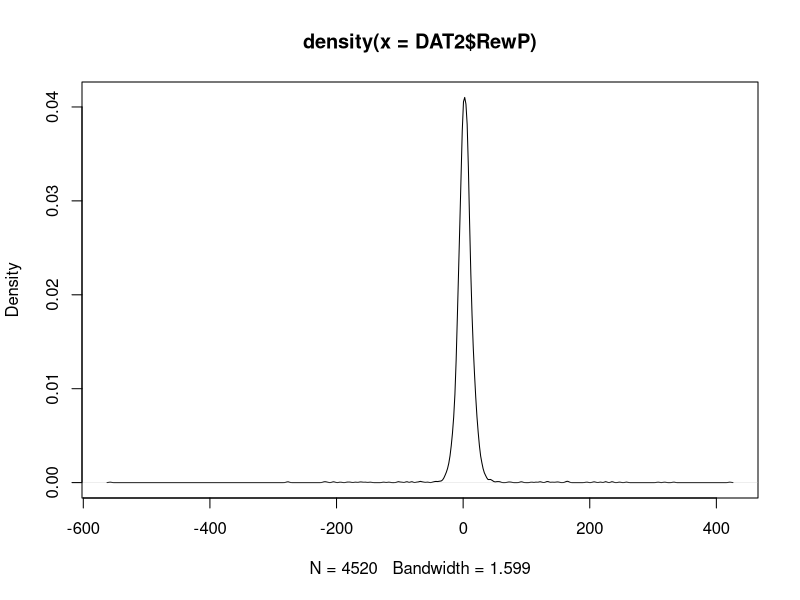
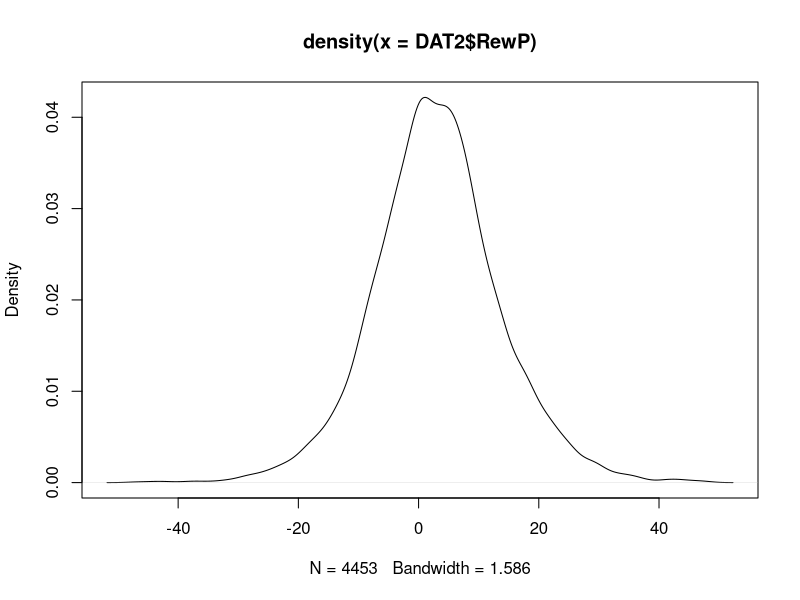

The R script that drew these images, in order: (Note: this script raises an error after producing the figures.)
# Keith Lohse
# Date: 2019-06-25

## Opening libraries -----------------------------------------------------------
library("ggplot2"); library("lme4"); library("lmerTest");library("dplyr");
library("car")

# if you do not already have these libraries installed, you will need to run:
# install.packages("ggplot2"); install.packages("lme4"); install.packages("lmerTest");
# install.packages("dplyr"); install.packages("car")

## Set working Directory ------------------------------------------------
getwd()

setwd("~/GitHub/cat_learn/")
getwd()

# let's see what is in the data folder
list.files()


##  Create a new smaller dataframe, REST, PRE, PRAC ----------------------------
DATA <- read.csv("./data_MASTER.csv", 
                 header = TRUE, sep=",",na.strings=c("","NA"))
head(DATA)

DATA$trial.c<-(DATA$trial-mean(DATA$trial))/10 #1-unit change = 10 trials
DATA$stim_cat<-factor(DATA$stim_cat)
DATA$resp_cat<-factor(DATA$resp_cat)
DATA$next_resp_same_cat<-factor(DATA$next_resp_same_cat)
DATA$prev_resp_same_cat<-factor(DATA$prev_resp_same_cat)

# Removing NAs for missed responses (1 exclusion)
DAT2<-subset(DATA, correct != "NA")
# Removing NAs for artifact rejection in the RewP (92 exclusions)
DAT2<-subset(DAT2, RewP != "NA")

## Removing statistical outliers in the data -----------------------------------
# Removing RewP Outliers ----
summary(DAT2$RewP)
sd(DAT2$RewP)
quantile(DAT2$RewP, c(0.0005,0.50,0.9995))
plot(density(DAT2$RewP))

DAT2<-subset(DAT2, RewP >= -50)
DAT2<-subset(DAT2, RewP <= 50)
plot(density(DAT2$RewP))


## Merging the acquistion data with the learning data --------------------------
LEARN <- read.csv("./data_POST_AVE.csv", 
                 header = TRUE, sep=",",na.strings=c("","NA"))
head(LEARN)



# selecting the subset of columns we want (ignoring individual categories for now)
head(LEARN[c(1,2,8,14,15,21,27,28,29,30,36:46)])

LEARN2<-LEARN[c(1,2,8,14,15,21,27,28,29,30,36:46)]

COMB <- merge(DAT2, LEARN2, by ="subID")
head(COMB)

## -------------------------- Overall Analyses ---------------------------------
## ------------------------ Single Trial Analyses ------------------------------
## Improvement Over Time During Practice ---------------------------------------
## Does accuracy improve over time?
head(COMB)
COMB$hit_binom<-(COMB$hit+1)/2
COMB$sterile.c<-(as.numeric(COMB$acq_cond)-1.5)*2
summary(as.factor(COMB$sterile))
summary(COMB$trial.c)

contrasts(COMB$stim_cat)<-contr.poly(5)

p01<-glmer(hit_binom~
             # Fixed-effects
             1+stim_cat*sterile.c*trial.c+ # adding in interaction
             # Random-effects
             (1+trial.c|subID)+(1|subID:stim_cat), data=COMB, family = binomial)

summary(p01)

Anova(p01, type=c("III"))  


## Aggregate RewP --------------------------------------------------------------
POST <- read.csv("./data_POST_LONG.csv", 
                 header = TRUE, sep=",",na.strings=c("","NA"))

head(POST)
AVE<-subset(POST, post_cond=="game" & rotated=="-1")
AVE<-subset(AVE, RewP_diff_Windows!="NA")
summary(AVE$RewP_diff_Windows)

m02<-lm(RewP_diff_Windows~sterile, data=AVE)
summary(m02)
anova(m02)
t.test(RewP_diff_Windows~acq_cond, data=AVE, paired=FALSE, var.equal=TRUE)


## Primary Analysis: Engagement --------------------------------------------------
head(AVE)
m05<-lm(eng_total~acq_cond, data=AVE)
summary(m05)
t.test(eng_total~acq_cond, data=AVE ,var.equal=TRUE)

head(LEARN)
m05b<-(lm(rt_correct~acq_cond+eng_total+acq_total, data=LEARN))
summary(m05b)
#plot(m05b)


## Practice Performance as a funciton of RewP ----------------------------------
head(LEARN)
LEARN$sterile.c<-(as.numeric(LEARN$acq_cond)-1.5)*2

m00a<-lm(sqrt(acq_total)~sterile.c+RewP_diff_Windows, data=LEARN)
summary(m00a)
#plot(m00b)
summary(LEARN$acq_cond)

m00b<-lm(sqrt(acq_total)~sterile+RewP_hit_ave_Windows+RewP_miss_ave_Windows, 
         data=LEARN)
summary(m00b)
#plot(m00b)
## -----------------------------------------------------------------------------



## Figure 3: Plot of Accuracy over Time by Category ----------------------------
labels <- c(game = "Game Group", sterile = "Sterile Group")

ggplot(data = COMB, 
       mapping = aes(x = trial, y = hit_binom)) +
  geom_jitter(aes(fill=stim_cat), pch=21, size= 2, height=0.01) + 
  stat_smooth(aes(color=stim_cat, lty=stim_cat), lwd=1.5, method="lm", se=FALSE)+
  facet_wrap(~acq_cond, labeller=labeller(acq_cond=labels))+
  scale_x_continuous(name = "Trial Number") +
  scale_y_continuous(name = "Proportion Correct")+
  scale_linetype_manual(name="Stimulus Category",
                    breaks=c("1", "2", "3", "4", "5"),
                    labels=c("Cat 1", "Cat 2", "Cat 3", "Cat 4", "Cat 5"),
                    values = c(1,2,4,5,6))+
  scale_fill_manual(name="Stimulus Category",
                    breaks=c("1", "2", "3", "4", "5"),
                    labels=c("Cat 1", "Cat 2", "Cat 3", "Cat 4", "Cat 5"),
                    values = c("black", "grey20", "grey30", "grey40", "grey50"))+
  scale_color_manual(name="Stimulus Category",
                    breaks=c("1", "2", "3", "4", "5"),
                    labels=c("Cat 1", "Cat 2", "Cat 3", "Cat 4", "Cat 5"),
                    values = c("black", "grey20", "grey30", "grey40", "grey50"))+
  theme(axis.text=element_text(size=16, colour="black"), 
        axis.title=element_text(size=16,face="bold"),
        legend.text=element_text(size=16),
        legend.title=element_text(size=16,face="bold"),
        strip.text = element_text(size=16, face="bold"),
        legend.position = "bottom")
## -----------------------------------------------------------------------------



## Sequential Effects on the RewP -----------------------------------------------
head(COMB)
SEQ <- subset(COMB, prev_resp_hit != "NA")
summary(as.factor(SEQ$sterile.c))  
summary(as.factor(SEQ$hit))  
summary(as.factor(SEQ$prev_resp_hit))  


s00<-lmer(RewP~
            # Fixed-effects
            1+
            # Random-effects
            (1+trial.c|subID)+(1|subID:stim_cat), data=SEQ, REML=FALSE)

s01<-lmer(RewP~
            # Fixed-effects
            1+stim_cat+
            sterile.c+trial.c*hit*prev_resp_hit+ # adding in interaction
            # Random-effects
            (1+trial.c|subID)+(1|subID:stim_cat), data=SEQ, REML=FALSE)

s02<-lmer(RewP~
            # Fixed-effects
            1+stim_cat+
            sterile.c*trial.c*hit*prev_resp_hit+ # adding in interaction
            # Random-effects
            (1+trial.c|subID)+(1|subID:stim_cat), data=SEQ, REML=FALSE)

anova(s00,s01, s02)
AIC(logLik(s00))-AIC(logLik(s01))
summary(s02)

Anova(s02, type=c("III"))


## Figure 6A: Sequential Effect on RewP ----------------------------------------
head(COMB)
labels <- c(correct = "Previous Correct", incorrect = "Previous Incorrect")

ggplot(data = SEQ, 
       mapping = aes(x = correct, y = RewP)) +
  geom_jitter(aes(fill=correct), position=position_jitterdodge(dodge.width=1), 
              pch=21, size=3, alpha = .6) + 
  geom_boxplot(aes(fill=correct), alpha = .8, notch=FALSE, 
               col="black", lwd=1, outlier.shape=NA)+
  scale_fill_manual(values = c("grey40", "white"))+
  facet_wrap(~prev_resp_correct, labeller=labeller(prev_resp_correct=labels))+
  scale_x_discrete(name = "Current Response") +
  scale_y_continuous(name = expression("sFA ("*mu*"V)"), limits=c(-50,50))+
  theme(axis.text=element_text(size=16, colour="black"), 
        axis.title=element_text(size=16,face="bold"),
        strip.text = element_text(size=16, face="bold"),
        legend.position = "none")


## Figure 6B: RewP Over Time ---------------------------------------------------
head(COMB)
labels <- c(correct = "Previous Correct", incorrect = "Previous Incorrect")

ggplot(data = SEQ, 
       mapping = aes(x = trial, y = RewP)) +
  geom_point(aes(fill=correct), pch=21, size=3, alpha = .6) + 
  stat_smooth(aes(lty=correct), col="black", method="lm", lwd = 1.5, se=FALSE)+
  facet_wrap(~prev_resp_correct, labeller=labeller(prev_resp_correct=labels))+
  scale_x_continuous(name = "Trial Number") +
  scale_y_continuous(name = expression("sFA ("*mu*"V)"), limits=c(-50,50))+
  scale_linetype_manual(name="Current Response",
                        breaks=c("correct", "incorrect"),
                        labels=c("Correct", "Incorrect"),
                        values = c(1,4))+
  scale_fill_manual(name="Current Response",
                    breaks=c("correct", "incorrect"),
                    labels=c("Correct", "Incorrect"),
                    values = c("grey40","white"))+
  theme(axis.text=element_text(size=16, colour="black"), 
        axis.title=element_text(size=16,face="bold"),
        legend.text=element_text(size=16),
        legend.title=element_text(size=16,face="bold"),
        strip.text = element_text(size=16, face="bold"),
        legend.position = "bottom")






## Retaining or Changing Responses ---------------------------------------------
## Does RewP predict keeping the same response or changing your response
# the next time you see a stimulus of the same category:
NEXT<-subset(COMB, next_cat_change != "NA")
head(NEXT)
summary(NEXT$next_cat_change)
summary(NEXT$RewP)
NEXT$RewP.c<-NEXT$RewP-mean(NEXT$RewP)
summary(NEXT$RewP.c)
summary(as.factor(NEXT$hit))
summary(as.factor(NEXT$sterile.c))


n00<-glmer(next_cat_change~
             # Fixed-effects
             1+
             # Random-effects
             (1+trial.c|subID)+(1|subID:stim_cat), data=NEXT, family = binomial)

n01<-glmer(next_cat_change~
             1+stim_cat+sterile.c+trial.c*RewP.c*hit+ # adding in interaction
             # Random-effects
             (1+trial.c|subID)+(1|subID:stim_cat), data=NEXT, family = binomial)

n02<-glmer(next_cat_change~
             # Fixed-effects
             1+stim_cat+sterile.c*trial.c*RewP.c*hit+ # adding in interaction
             # Random-effects
             (1+trial.c|subID)+(1|subID:stim_cat), data=NEXT, family = binomial)


anova(n00,n01,n02)
AIC(logLik(n01))-AIC(logLik(n02))
summary(n02)
Anova(n02, type=c("III"))

## Figure 7A: Plot of Accuracy over Time by Category ---------------------------
labels <- c(game = "Game Group", sterile = "Sterile Group")

ggplot(data = NEXT, 
       mapping = aes(x = trial, y = next_cat_change)) +
  geom_jitter(aes(fill=stim_cat), pch=21, size= 2, height=0.01) + 
  stat_smooth(aes(col=stim_cat, lty=stim_cat), lwd=1.5, method="lm", se=FALSE)+
  facet_wrap(~acq_cond, labeller=labeller(acq_cond=labels))+
  scale_linetype_manual(name="Stimulus Category",
                        breaks=c("1", "2", "3", "4", "5"),
                        labels=c("Cat 1", "Cat 2", "Cat 3", "Cat4", "Cat 5"),
                        values = c(1,2,4,5,6))+
  scale_fill_manual(name="Stimulus Category",
                    breaks=c("1", "2", "3", "4", "5"),
                    labels=c("Cat 1", "Cat 2", "Cat 3", "Cat4", "Cat 5"),
                    values = c("black", "grey20", "grey30", "grey40", "grey50"))+
  scale_color_manual(name="Stimulus Category",
                     breaks=c("1", "2", "3", "4", "5"),
                     labels=c("Cat 1", "Cat 2", "Cat 3", "Cat4", "Cat 5"),
                     values = c("black", "grey20", "grey30", "grey40", "grey50"))+
  scale_x_continuous(name = "Trial Number") +
  scale_y_continuous(name = "Proportion of Change")+
  theme(axis.text=element_text(size=16, colour="black"), 
        axis.title=element_text(size=16,face="bold"),
        legend.text=element_text(size=16),
        legend.title=element_text(size=16,face="bold"),
        strip.text = element_text(size=16, face="bold"),
        legend.position = "bottom")

## Figure 7B: Switching by Trial and Accuracy ----------------------------------
labels <- c(game = "Game Group", sterile = "Sterile Group")

ggplot(data = NEXT, 
       mapping = aes(x = trial, y = next_cat_change)) +
  geom_point(aes(fill=correct), pch=21, size=3, alpha = .6) + 
  stat_smooth(aes(lty=correct, col=correct), method="lm", lwd = 1.5, se=FALSE)+
  facet_wrap(~acq_cond, labeller=labeller(acq_cond=labels))+
  scale_x_continuous(name = "Trial Number") +
  scale_y_continuous(name = "Proportion of Change")+
  scale_linetype_manual(name="Current Response",
                        breaks=c("correct", "incorrect"),
                        labels=c("Correct", "Incorrect"),
                        values = c(1,4))+
  scale_color_manual(name="Current Response",
                    breaks=c("correct", "incorrect"),
                    labels=c("Correct", "Incorrect"),
                    values = c("black","black"))+
  scale_fill_manual(name="Current Response",
                    breaks=c("correct", "incorrect"),
                    labels=c("Correct", "Incorrect"),
                    values = c("grey20","white"))+
  theme(axis.text=element_text(size=16, colour="black"), 
        axis.title=element_text(size=16,face="bold"),
        legend.text=element_text(size=16),
        legend.title=element_text(size=16,face="bold"),
        strip.text = element_text(size=16, face="bold"),
        legend.position = "bottom")
## -----------------------------------------------------------------------------

## Figure 7B: Switching by RewP and Accuracy ----------------------------------
labels <- c(game = "Game Group", sterile = "Sterile Group")

head(NEXT)

ggplot(data = NEXT, 
       mapping = aes(x = RewP, y = next_cat_change)) +
  geom_point(aes(fill=correct), pch=21, size=3, alpha = .6) + 
  stat_smooth(aes(lty=correct, col=correct), method="lm", lwd = 1.5, se=FALSE)+
  facet_wrap(~acq_cond, labeller=labeller(acq_cond=labels))+
  scale_x_continuous(name = expression("Current sFA ("*mu*"V)")) +
  scale_y_continuous(name = "Proportion of Change")+
  scale_linetype_manual(name="Current Response",
                        breaks=c("correct", "incorrect"),
                        labels=c("Correct", "Incorrect"),
                        values = c(1,4))+
  scale_color_manual(name="Current Response",
                     breaks=c("correct", "incorrect"),
                     labels=c("Correct", "Incorrect"),
                     values = c("black","black"))+
  scale_fill_manual(name="Current Response",
                    breaks=c("correct", "incorrect"),
                    labels=c("Correct", "Incorrect"),
                    values = c("black","white"))+  
  theme(axis.text=element_text(size=16, colour="black"), 
        axis.title=element_text(size=16,face="bold"),
        legend.text=element_text(size=16),
        legend.title=element_text(size=16,face="bold"),
        strip.text = element_text(size=16, face="bold"),
        legend.position = "bottom")
## -----------------------------------------------------------------------------


## Registered Analyses: Effects on Learning ------------------------------------
head(POST)
POST$sterile<-(as.numeric(POST$acq_cond)-1.5)*2
summary(as.factor(POST$sterile))  

m01<-lmer(rt_correct~
            # Fixed-effects
            1+
            sterile*retention*rotated+ # adding in interaction
            # Random-effects
            (1|subID)+(1|retention:subID)+(1|rotated:subID), data=POST, REML=FALSE)
Anova(m01, type="III")
summary(m01)



## Figure 3A: Number Correct as a Function of Group, Condition, and Rotation -----
labels <- c(game = "Game Group", sterile = "Sterile Group")

ggplot(data = POST, 
       mapping = aes(x = post_cond, y = num_correct)) +
  geom_jitter(aes(fill=as.factor(rotated)), position=position_jitterdodge(dodge.width=0.75), 
              pch=21, size=1.5, stroke=1, col="black", alpha = .8) + 
  geom_boxplot(aes(fill=as.factor(rotated)), alpha = .8, notch=FALSE, 
               col="black", lwd=1, outlier.shape=NA)+
  facet_wrap(~acq_cond, labeller=labeller(acq_cond=labels))+
  scale_x_discrete(name = "Post-Test Condition") +
  scale_y_continuous(name = "Number Correct")+
  scale_fill_manual(name="Stimulus Orientation",
                    breaks=c("-1", "1"),
                    labels=c("Original", "Rotated"),
                    values = c("grey20", "white"))+
  theme(axis.text=element_text(size=16, colour="black"), 
        axis.title=element_text(size=16,face="bold"),
        legend.text=element_text(size=16),
        legend.title=element_text(size=16,face="bold"),
        strip.text = element_text(size=16, face="bold"),
        legend.position = "bottom")







## Primary Analysis: Response Time on Correct Trials ---------------------------
m01<-lmer(md_crt_time~
            # Fixed-effects
            1+
            sterile*retention*rotated+ # adding in interaction
            # Random-effects
            (1|subID)+(1|retention:subID)+(1|rotated:subID), data=POST, REML=FALSE)

Anova(m01, type = "III")
summary(m01)



## Figure 3B: Median Correct Response Time as a Function of Group --------------
## Condition, and Rotation 
labels <- c(game = "Game Group", sterile = "Sterile Group")

ggplot(data = POST, 
       mapping = aes(x = post_cond, y = md_crt_time)) +
  geom_jitter(aes(fill=as.factor(rotated)), position=position_jitterdodge(dodge.width=0.75), 
              pch=21, size=1.5, stroke=1, col="black", alpha = .8) + 
  geom_boxplot(aes(fill=as.factor(rotated)), alpha = .8, notch=FALSE, 
               col="black", lwd=1, outlier.shape=NA)+
  facet_wrap(~acq_cond, labeller=labeller(acq_cond=labels))+
  scale_x_discrete(name = "Post-Test Condition") +
  scale_y_continuous(name = "Median Response Time on\n Correct Trials (s)")+
  scale_fill_manual(name="Stimulus Orientation",
                    breaks=c("-1", "1"),
                    labels=c("Original", "Rotated"),
                    values = c("grey20", "white"))+
  theme(axis.text=element_text(size=16, colour="black"), 
        axis.title=element_text(size=16,face="bold"),
        legend.text=element_text(size=16),
        legend.title=element_text(size=16,face="bold"),
        strip.text = element_text(size=16, face="bold"),
        legend.position = "bottom")


## Primary Analysis: RewP -------------------------------------------------------
head(LEARN)
LEARN$rt_correct<-sqrt(LEARN$post_total)
m02b<-(lm(rt_correct~acq_cond+RewP_ave+acq_total, data=LEARN))
summary(m02b)
#plot(m02b)











## ------------------ Simulation code ------------------------------------------
#"Dissociating the Contributions of Reward-Prediction Errors to Trial-Level Adaptation and Long-Term Learning"
#Lohse KR, Miller MW, Daou M, Valerius W, & Jones M
#17 Jan 2019

makeseq = function(){return(sample(rep(1:5,16)))} #create random ordering of stimuli; categories are coded 1:5 and each appears 16 times

learn = function(alpha,temp,sigmaR,sigmaEEG){ #simulate one subject
  #alpha = learning rate, temp = choice temperature, sigmaR = trial-level reward variance, sigmaEEG = observation noise variance in sFA
  w = matrix(-.6,5,5) #association weights, cat by response, initialized at chance values (20% reward 1, 80% reward -1)
  r = rep(0,80) #response on each trial
  delta = rep(0,80) #prediction error on each trial
  c = makeseq() #stimulus sequence -- actually just sequence of correct categories
  for(t in 1:80){ #loop trials
    r[t] = sample(5,1,prob=exp(w[c[t],]/temp)) #choose response by softmax
    delta[t] = ((r[t]==c[t])*2-1)*rnorm(1,1,sigmaR) - w[c[t],r[t]] #prediction error: reward as +/- N(0,sigmaR), minus prediction
    w[c[t],r[t]] = w[c[t],r[t]] + alpha*delta[t] #update association for current cat and response
  }
  delta = delta + rnorm(80,0,sigmaEEG) #add noise to observed delta, to model sFA signal
  return(cbind(c,r,delta)) #returns matrix of [cat,resp,delta] x trial
}

getprevcorr = function(cat,resp){ #determine whether previous response to current cat was correct, for all trials in the input sequence
  #cat = category sequence, resp = response sequence
  prevcorr = rep(-1,length(cat))
  for(t in 2:length(cat)){ #loop trials
    if(any(cat[1:(t-1)]==cat[t])) { #skip if this is first instance of this category, leaving value as -1
      prevtrial = max(which(cat[1:(t-1)]==cat[t])) #most recent instance of this category
      prevcorr[t] = resp[prevtrial]==cat[prevtrial] #1 if previous response was correct, 0 if incorrect
    }
  }
  return(prevcorr)
}

getnextswitch = function(cat,resp){ #determine whether next response to current cat switches from current response, for all trials in the input sequence
  #cat = category sequence, resp = response sequence
  nextswitch = rep(-1,length(cat))
  for(t in 1:(length(cat)-1)){ #loop trials
    if(any(cat[(t+1):length(cat)]==cat[t])) { #skip if this is last instance of this category, leaving value as -1
      nexttrial = min(which(cat[(t+1):length(cat)]==cat[t])) + t #next instance of this category
      nextswitch[t] = resp[nexttrial]!=resp[t] #1 if response switched, 0 otherwise
    }
  }
  return(nextswitch)
}

makeplots = function(accRewP,meandelta,switchratebytrial,deltacorrswitch){ #Figs 8-9 in paper
  #accRewP = number correct and RewP for each subject
  #meandelta = mean delta by trial number and trial type
  #switchratebytrial = switch rate by trial number and trial type
  #deltacorrswitch = [delta, correctness, response switch] on all nonterminal trials
  par(mfrow=c(2,2),mgp=c(1.5,.3,0)) #set up plots
  ##Panel A: scatterplot of accuracy by RewP across subjects
  plot(accRewP[,2],accRewP[,1],pch=16,cex=.5,ylim=c(0,80),yaxp=c(0,80,4),col=rgb(0,0,0,.05),xlab='Simulated RewP',ylab='Accuracy',cex.axis=.75,tck=-.03)
  title('A',adj=0,line=1)
  ##Panel B: sequential effects on delta
  plot(2:80,meandelta[2:80,'CC'],ylim=c(-1,2),yaxp=c(-1,2,3),ty='l',xlab='Trial',ylab='Simulated sFA',cex.axis=.75,tck=-.03) #previous correct, current correct
  lines(2:80,meandelta[2:80,'IC'],lty=2) #previous incorrect, current correct
  lines(2:80,meandelta[2:80,'CI'],col='red') #previous correct, current incorrect
  lines(2:80,meandelta[2:80,'II'],lty=2,col='red') #previous incorrect, current incorrect
  title('B',adj=0,line=1)
  ##Panel C: switch probabilility by trial
  plot(1:79,switchratebytrial[1:79,'C'],ylim=0:1,ty='l',xlab='Trial',ylab='Switch Proportion',cex.axis=.75,yaxp=c(0,1,2),tck=-.03) #current correct
  lines(1:79,switchratebytrial[1:79,'I'],col='red') #current incorrect
  title('C',adj=0,line=1)
  ##Panel D: switch probability by delta
  bins = 50 #number of bins for delta values in plot
  #switch probability following correct responses
  if(length(unique(deltacorrswitch[deltacorrswitch[,2]==1,1])) < bins){ #fewer unique delta values than bins; use unique values in plot
    vals = sort(unique(deltacorrswitch[deltacorrswitch[,2]==1,1])) #all unique values of delta following correct responses
    breaks = c(1.5*vals[1]-.5*vals[2],(vals[1:(length(vals)-1)]+vals[2:length(vals)])/2,1.5*vals[length(vals)]-.5*vals[length(vals)-1]) #breaks equally spaced between unique values
  }
  else {
    vals = sort(deltacorrswitch[deltacorrswitch[,2]==1,1]) #all individual values of delta following correct responses
    breaks = vals[c(1,length(vals)*(1:bins)/bins)] #breaks are all 1/bins quartiles
  }
  switchprobs = hist(deltacorrswitch[deltacorrswitch[,2]==1&deltacorrswitch[,3]==1,1],breaks=breaks,plot=F)$counts/hist(deltacorrswitch[deltacorrswitch[,2]==1,1],breaks=breaks,plot=F)$counts
  plot((breaks[1:(length(breaks)-1)]+breaks[2:length(breaks)])/2,switchprobs,xlab='Simulated sFA',ylab='Switch Proportion',ty='l',xlim=range(deltacorrswitch[,1]),ylim=0:1,cex.axis=.75,yaxp=c(0,1,2),tck=-.03)
  #switch probability following error responses
  if(length(unique(deltacorrswitch[deltacorrswitch[,2]==0,1])) < bins){ #fewer unique delta values than bins; use unique values in plot
    vals = sort(unique(deltacorrswitch[deltacorrswitch[,2]==0,1])) #all unique values of delta following error responses
    breaks = c(1.5*vals[1]-.5*vals[2],(vals[1:(length(vals)-1)]+vals[2:length(vals)])/2,1.5*vals[length(vals)]-.5*vals[length(vals)-1]) #breaks equally spaced between unique values
  }
  else {
    vals = sort(deltacorrswitch[deltacorrswitch[,2]==0,1]) #all individual values of delta following error responses
    breaks = vals[c(1,length(vals)*(1:bins)/bins)] #breaks are all 1/bins quartiles
  }
  switchprobs = hist(deltacorrswitch[deltacorrswitch[,2]==0&deltacorrswitch[,3]==1,1],breaks=breaks,plot=F)$counts/hist(deltacorrswitch[deltacorrswitch[,2]==0,1],breaks=breaks,plot=F)$counts
  lines((breaks[1:(length(breaks)-1)]+breaks[2:length(breaks)])/2,switchprobs,col='red')
  title('D',adj=0,line=1)
}

main = function(n,alpha,temp,sigmaR,sigmaEEG){
  #n = number of subjects, alpha = learning rate, temp = choice temperature, sigmaR = trial-level reward variance, sigmaEEG = observation noise variance in sFA
  accRewP = matrix(nrow=n,ncol=2) #subject x [number correct, RewP]
  perf = rep(0,80) #mean correct by trial (across subjects)
  meandelta = matrix(0,80,4) #mean delta by trial number and trial type
  colnames(meandelta)=c('CC','IC','CI','II') #trial types for meandelta: [previous instance, current trial]; C=Correct, I=Incorrect
  meandeltacounts = matrix(0,80,4) #counts of trial types for meandelta, at each trial number
  switchratebytrial = matrix(0,80,2) #switch rate; trial number x current accuracy
  colnames(switchratebytrial) = c('C','I') #trial types for switchratebytrial: Correct or Incorrect
  switchcountsbytrial = matrix(0,80,2) #counts of trial types for switchratebytrial, at each trial number
  deltacorrswitch = matrix(0,n*75,3) #tracking delta, current-trial accuracy, and response switch over all trials (excluding final trial for each subject and category)
  for(i in 1:n) { #loop subjects
    data = learn(alpha,temp,sigmaR,sigmaEEG) #simulate subject; returns [cat resp delta] x trial
    currentcorr = (data[,1]==data[,2]) #whether correct on current trial, by trial number
    accRewP[i,1] = sum(currentcorr) #total number correct for this subject
    accRewP[i,2] = mean(data[currentcorr==1,3]) - mean(data[currentcorr==0,3]) #RewP for this subject
    perf = perf + currentcorr #add performance for this subject (will normalize below)
    #sequential effects on delta
    prevcorr = getprevcorr(data[,1],data[,2]) #whether correct on previous instance of current cat, for all trials; 0/1 or -1 for NA
    meandelta[prevcorr==1&currentcorr==1,'CC'] = meandelta[prevcorr==1&currentcorr==1,'CC'] + data[prevcorr==1&currentcorr==1,3] #add deltas on CC trials (will normalize below)
    meandelta[prevcorr==0&currentcorr==1,'IC'] = meandelta[prevcorr==0&currentcorr==1,'IC'] + data[prevcorr==0&currentcorr==1,3] #add deltas on IC trials 
    meandelta[prevcorr==1&currentcorr==0,'CI'] = meandelta[prevcorr==1&currentcorr==0,'CI'] + data[prevcorr==1&currentcorr==0,3] #add deltas on CI trials
    meandelta[prevcorr==0&currentcorr==0,'II'] = meandelta[prevcorr==0&currentcorr==0,'II'] + data[prevcorr==0&currentcorr==0,3] #add deltas on II trials
    meandeltacounts = meandeltacounts + cbind(prevcorr==1&currentcorr==1, prevcorr==0&currentcorr==1, prevcorr==1&currentcorr==0, prevcorr==0&currentcorr==0) #update counts of trial types at all trial numbers
    #switch probability
    nextswitch = getnextswitch(data[,1],data[,2]) #whether next response to current cat switches from current response, for all trials; 0/1 or -1 for NA
    switchratebytrial[nextswitch==1&currentcorr==1,'C'] = switchratebytrial[nextswitch==1&currentcorr==1,'C'] + 1 #increment number of switches on all correct trials followed by a response switch (will normalize below)
    switchratebytrial[nextswitch==1&currentcorr==0,'I'] = switchratebytrial[nextswitch==1&currentcorr==0,'I'] + 1 #increment number of switches on all error trials followed by a response switch
    switchcountsbytrial = switchcountsbytrial + cbind(nextswitch!=-1&currentcorr==1,nextswitch!=-1&currentcorr==0) #update counts of trial types at all trial numbers
    deltacorrswitch[75*(i-1)+1:75,] = cbind(data[,3],currentcorr,nextswitch)[nextswitch!=-1,] #append lists of delta, correctness, and response switching for this subject, excluding final trial of each category
  }
  perf = perf/n #convert to mean
  meandelta[2:80,] = meandelta[2:80,]/meandeltacounts[2:80,] #convert to mean; counts for trial 1 will always be zero (other counts could be zero, especially if n is small)
  switchratebytrial[1:79,] = switchratebytrial[1:79,]/switchcountsbytrial[1:79,] #convert to mean; counts for last trial will always be zero
  makeplots(accRewP,meandelta,switchratebytrial,deltacorrswitch) #generate plots for Fig 8 or 9
  return(list(accRewP,perf,meandelta,switchratebytrial,deltacorrswitch,alpha,temp,sigmaR,sigmaEEG))
}
